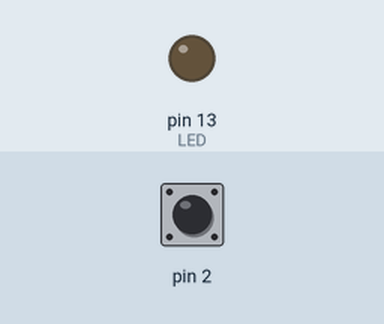
This sketch was run on a simulated Arduino Uno, built with avr-gcc and run on an emulated ATmega328P. Parts: output pins drawn as LEDs (lit = HIGH). Dashed ring = blinking. Inputs (shaded band) come from the test bench; at power-on: pin 2 HIGH.

Above: at 1.2 s.
1.3 s: pin 2 pulled LOW for 1 s
At 1.55 s:
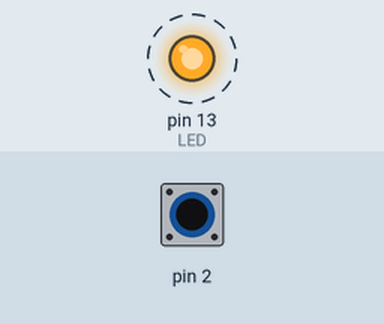
4.3 s: pin 2 pulled LOW for 3.2 s
At 8.1 s:
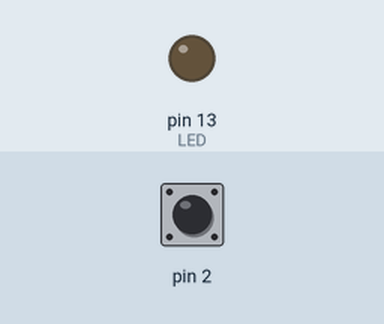
Timing chart, 0 to 9.6 s (numbered marks = the images above; inputs shaded):
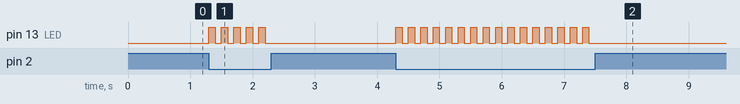

Measured:
- after the input at 1.3 s, pin 13 (LED): alternates HIGH for 0.10 s and LOW for 0.10 s, 10 changes in all, then stays LOW, starting at once
- after the input at 4.3 s, pin 13 (LED): alternates HIGH for 0.10 s and LOW for 0.10 s, 32 changes in all, then stays LOW, starting at once

The sketch:

GPIO.ino
```cpp
// GPIO.ino - GPIO bang thanh ghi cho Arduino Uno / ATmega328P
// D13 (PB5): LED tren board
// D2  (PD2): nut nhan noi xuong GND, dung pull-up noi

#ifndef F_CPU
#define F_CPU 16000000UL
#endif

#include <avr/io.h>
#include <util/delay.h>

void setup()
{
  // PB5 la output, muc thap luc khoi dong de LED tat.
  DDRB |= _BV(DDB5);
  PORTB &= ~_BV(PORTB5);

  // PD2 la input va bat dien tro keo len noi.
  DDRD &= ~_BV(DDD2);
  PORTD |= _BV(PORTD2);
}

void loop()
{
  // Nut nhan active-low: nhan = PIND2 doc duoc 0.
  if ((PIND & _BV(PIND2)) == 0) {
    PORTB ^= _BV(PORTB5); // dao trang thai LED
    _delay_ms(100);       // debounce don gian
  } else {
    PORTB &= ~_BV(PORTB5);
  }
}
```
